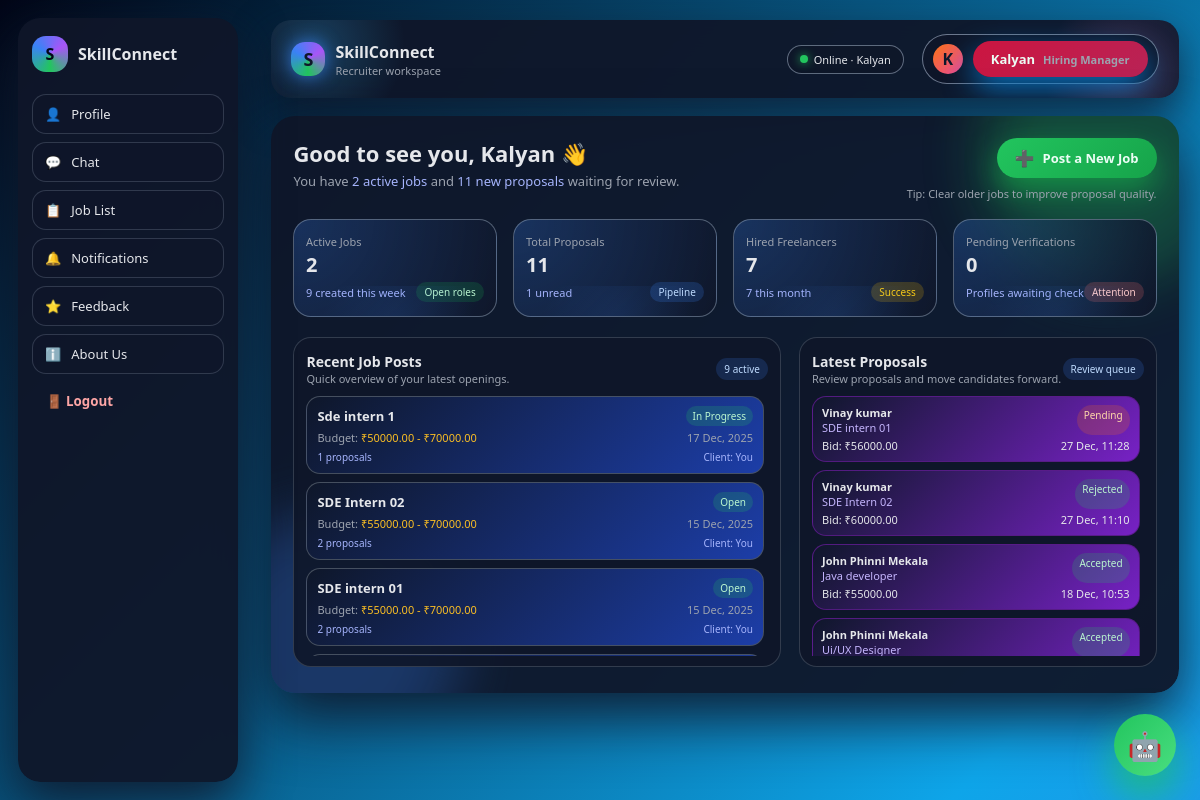
Page /recruiter/dashboard/ (signed in) on the committed database.
### marketplace/models.py (models this page shows, shortened)
class User(AbstractUser):
    ROLE_CHOICES = (
        ('client', 'client'),
        ('freelancer', 'Freelancer'),
    )
    role = models.CharField(max_length=20, choices=ROLE_CHOICES)

class Job(models.Model):
    STATUS_CHOICES = (
        ('open', 'Open'),
        ('in_progress', 'In Progress'),
        ('completed', 'Completed'),
        ('cancelled', 'Cancelled'),
    )
    client = models.ForeignKey(User, on_delete=models.CASCADE, related_name='jobs')
    title = models.CharField(max_length=200)
    description = models.TextField()
    budget_min = models.DecimalField(max_digits=10, decimal_places=2)
    budget_max = models.DecimalField(max_digits=10, decimal_places=2)
    created_at = models.DateTimeField(auto_now_add=True)
    status = models.CharField(max_length=20, choices=STATUS_CHOICES, default='open')

class Proposal(models.Model):
    STATUS_CHOICES = (
        ('pending', 'Pending'),
        ('accepted', 'Accepted'),
        ('rejected', 'Rejected'),
    )
    job = models.ForeignKey(Job, on_delete=models.CASCADE, related_name='proposals')
    freelancer = models.ForeignKey(User, on_delete=models.CASCADE, related_name='proposals')
    cover_letter = models.TextField()
    bid_amount = models.DecimalField(max_digits=10, decimal_places=2)
    status = models.CharField(max_length=20, choices=STATUS_CHOICES, default='pending')
    created_at = models.DateTimeField(auto_now_add=True)
    User = settings.AUTH_USER_MODEL

### marketplace/views.py (the view)
# urls.py: path('recruiter/dashboard/', views.recruiter_dashboard, name='recruiter_dashboard'),
@login_required
def recruiter_dashboard(request):
    jobs_qs = Job.objects.filter(client=request.user).order_by('-created_at')
    proposals_qs = Proposal.objects.filter(job__client=request.user).order_by('-created_at')
    conversations = Conversation.objects.filter(recruiter=request.user).select_related("freelancer", "job")
    notifications_count = Notification.objects.filter(user=request.user,is_read=False).count()
    unread_chats = Message.objects.filter(conversation__recruiter=request.user).exclude(sender=request.user).filter(is_read=False).count()
    context = {
        "active_jobs": Job.objects.filter(client=request.user, status="open").count(),
        "total_proposals": proposals_qs.count(),
        "hired_freelancers": proposals_qs.filter(status="accepted").count(),
        "jobs_this_week": jobs_qs.count(),          # you can later add date filter
        "unread_proposals": proposals_qs.filter(status="pending").count(),
        "hires_this_month": proposals_qs.filter(status="accepted").count(),
        "pending_verifications": 0,                 # if you add this later
        "recent_jobs": jobs_qs[:20],                 # slicing is OK here (originally 5)
        "recent_proposals": proposals_qs[:10],       # and here (originally 6)
        "conversations": conversations,
        "notifications_count": notifications_count,  #notification testing
        "unread_chats": unread_chats,      #notification testing
    }
    return render(request, "marketplace/recruiter_dashboard.html", context)

### marketplace/templates/marketplace/recruiter_dashboard.html (shortened to what this page needs)
<!DOCTYPE html>
<html lang="en">
<head>
</head>
<body>
<aside class="sidebar">
  <div class="sidebar-brand">
    <div class="sb-logo">S</div>
    <span>SkillConnect</span>
  </div>
  <nav class="sidebar-nav">
    <a href="{% url 'recruiter_profile' request.user.pk %}" class="sb-link">
      👤 <span>Profile</span>
    </a>
    <a href="{% url 'chat_list' %}" class="sb-link">
      💬 <span>Chat</span>
    </a>
    <a href="{% url 'job_list' %}" class="sb-link">
      📋 <span>Job List</span>
    </a>
    <a href="{% url 'notifications' %}" class="sb-link">
      🔔 <span>Notifications</span>
    </a>
    <a href="{% url 'feedback' %}" class="sb-link">
      ⭐ <span>Feedback</span>
    </a>
    <a href="{% url 'about_us' %}" class="sb-link">
      ℹ️ <span>About Us</span>
    </a>
    <form method="post" action="{% url 'logout' %}">
  <button type="submit" class="sidebar-link logout-btn" onclick="return confirm('Are you sure you want to logout?')">
    🚪 Logout
  </button>
</form>
  </nav>
</aside>
<div class="layout">
    <div class="shell">
        <header class="navbar">
            <div class="brand">
                <div class="brand-logo">S</div>
                <div class="brand-text">
                    <span>SkillConnect</span>
                    <span>Recruiter workspace</span>
                </div>
            </div>
            <div class="nav-right">
                <div class="pill">
                    <span class="pill-dot"></span>
                    <span>Online · {{ user.first_name|default:"Recruiter" }}</span>
                </div>
                <div class="user-chip">
                    <div class="avatar">
                        {{ user.first_name|default:"R"|first|upper }}
                    </div>
                    <div class="user-info">
                        <a href="{% url 'recruiter_profile' request.user.pk %}" class="btn-primarys">
                        <span>{{ user.first_name|default:"Recruiter" }}</span>
                        <span>Hiring Manager</span>
                    </a>
                    </div>
                </div>
            </div>
        </header>
        <main class="main-card">
            <div class="main-glow">
                <span class="g1"></span>
            </div>
            <div class="main-inner">
                <div class="header-row">
                    <div class="welcome">
                        <div class="welcome-title">
                            Good to see you, {{ user.first_name|default:"Recruiter" }} 👋
                        </div>
                        <div class="welcome-sub">
                            You have <span>{{ active_jobs|default:"0" }} active jobs</span> and
                            <span>{{ total_proposals|default:"0" }} new proposals</span> waiting for review.
                        </div>
                    </div>
                    <div class="cta-area">
                        <a href="{% url 'job_create' %}" class="btn-primary">
                            <span class="icon">➕</span>
                            <span>Post a New Job</span>
                        </a>
                        <div class="hint-text">
                            Tip: Clear older jobs to improve proposal quality.
                        </div>
                    </div>
                </div>
                <div class="stats-grid">
                    <div class="stat-card">
                        <div class="stat-label">Active Jobs</div>
                        <div class="stat-value">{{ active_jobs|default:"0" }}</div>
                        <div class="stat-meta">
                            <span>{{ jobs_this_week|default:"0" }} created this week</span>
                            <span class="stat-pill">Open roles</span>
                        </div>
                        <div class="wave"></div>
                    </div>
                    <div class="stat-card">
                        <div class="stat-label">Total Proposals</div>
                        <div class="stat-value">{{ total_proposals|default:"0" }}</div>
                        <div class="stat-meta">
                            <span>{{ unread_proposals|default:"0" }} unread</span>
                            <span class="stat-pill" style="background:rgba(59,130,246,0.2);color:#bfdbfe;">
                                Pipeline
                            </span>
                        </div>
                        <div class="wave"></div>
                    </div>
                    <div class="stat-card">
                        <div class="stat-label">Hired Freelancers</div>
                        <div class="stat-value">{{ hired_freelancers|default:"0" }}</div>
                        <div class="stat-meta">
                            <span>{{ hires_this_month|default:"0" }} this month</span>
                            <span class="stat-pill" style="background:rgba(234,179,8,0.2);color:#facc15;">
                                Success
                            </span>
                        </div>
                        <div class="wave"></div>
                    </div>
                    <div class="stat-card">
                        <div class="stat-label">Pending Verifications</div>
                        <div class="stat-value">{{ pending_verifications|default:"0" }}</div>
                        <div class="stat-meta">
                            <span>Profiles awaiting check</span>
                            <span class="stat-pill" style="background:rgba(248,113,113,0.2);color:#fecaca;">
                                Attention
                            </span>
                        </div>
                        <div class="wave"></div>
                    </div>
                </div>
                <div class="content-grid">
                    <section class="panel">
                        <div class="panel-header">
                            <div>
                                <div class="panel-title">Recent Job Posts</div>
                                <div class="panel-sub">Quick overview of your latest openings.</div>
                            </div>
                            <span class="panel-tag">{{ recent_jobs|length|default:"0" }} active</span>
                        </div>
                        <div class="job-list">
                            {% if recent_jobs %}
                                {% for job in recent_jobs %}
                                    <div class="job-card" onclick="window.location.href='{% url 'job_detail' job.pk %}'">
                                        <div class="job-title-row">
                                            <div class="job-title">{{ job.title }}</div>
                                            <div class="job-status">
                                                {{ job.get_status_display }}
                                            </div>
                                        </div>
                                        <div class="job-meta">
                                            <span>Budget:
                                                <span class="highlight">
                                                    ₹{{ job.budget_min }} - ₹{{ job.budget_max }}
                                                </span>
                                            </span>
                                            <span>{{ job.created_at|date:"d M, Y" }}</span>
                                        </div>
                                        <div class="job-footer">
                                            <span>{{ job.proposals.count }} proposals</span>
                                            <span>Client: You</span>
                                        </div>
                                    </div>
                                {% endfor %}
                            {% else %}
                                <div class="empty-state">
                                    No jobs yet. Start by posting your first project using the button above.
                                </div>
                            {% endif %}
                        </div>
                    </section>
                    <section class="panel">
                        <div class="panel-header">
                            <div>
                                <div class="panel-title">Latest Proposals</div>
                                <div class="panel-sub">Review proposals and move candidates forward.</div>
                            </div>
                            <span class="panel-tag">Review queue</span>
                        </div>
                        <div class="proposal-list">
                            {% if recent_proposals %}
                                {% for proposal in recent_proposals %}
                                    <div class="proposal-item">
                                        <div class="proposal-top">
                                            <div>
                                                <div class="proposal-name">
                                                    {{ proposal.freelancer.first_name|default:"Freelancer" }}
                                                </div>
                                                <div class="proposal-job">
                                                    {{ proposal.job.title|truncatechars:32 }}
                                                </div>
                                            </div>
                                            <div class="proposal-status {% if proposal.status == 'pending' %}pending{% endif %}">
                                                {{ proposal.get_status_display }}
                                            </div>
                                        </div>
                                        <div class="proposal-meta">
                                            <span>Bid: ₹{{ proposal.bid_amount }}</span>
                                            <span>{{ proposal.created_at|date:"d M, H:i" }}</span>
                                        </div>
                                    </div>
                                {% endfor %}
                            {% else %}
                                <div class="empty-state">
                                    No proposals yet. Once freelancers apply, they will appear here.
                                </div>
                            {% endif %}
                        </div>
                    </section>
                </div>
            </div>
        </main>
    </div>
</div>
<div id="bot-toggle">🤖</div>
</body>
</html>

### rows in the picture
User: first_name "Kalyan", first_name|first "K"
Job: title "Sde intern 1", status "In Progress", budget_min "50000.00", budget_max "70000.00", created_at "17 Dec, 2025", proposals.count "1"
Job: title "SDE Intern 02", status "Open", budget_min "55000.00", budget_max "70000.00", created_at "15 Dec, 2025", proposals.count "2"
Job: title "SDE intern 01", status "Open", budget_min "55000.00", budget_max "70000.00", created_at "15 Dec, 2025", proposals.count "2"
Proposal: freelancer.first_name "Vinay kumar", job "SDE intern 01", status "Pending", bid_amount "56000.00", created_at "27 Dec, 11:28"
Proposal: freelancer.first_name "Vinay kumar", job "SDE Intern 02", status "Rejected", bid_amount "60000.00", created_at "27 Dec, 11:10"
Proposal: freelancer.first_name "John Phinni Mekala", job "Java developer", status "Accepted", bid_amount "55000.00", created_at "18 Dec, 10:53"
Proposal: freelancer.first_name "John Phinni Mekala", job "Ui/UX Designer", status "Accepted"

### other values in the picture
{{ active_jobs|default:"0" }} "2"
{{ total_proposals|default:"0" }} "11"
{{ jobs_this_week|default:"0" }} "9"
{{ unread_proposals|default:"0" }} "1"
{{ hired_freelancers|default:"0" }} "7"
{{ hires_this_month|default:"0" }} "7"
{{ pending_verifications|default:"0" }} "0"
{{ recent_jobs|length|default:"0" }} "9"
